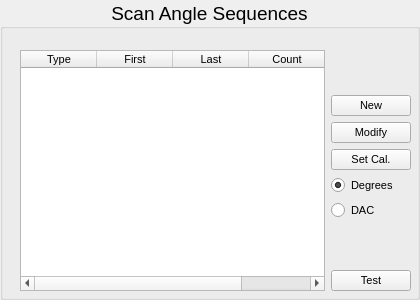
           <widget class="QGroupBox" name="sequenceGroup">
            <property name="font">
             <font>
              <pointsize>14</pointsize>
             </font>
            </property>
            <property name="mouseTracking">
             <bool>true</bool>
            </property>
            <property name="autoFillBackground">
             <bool>true</bool>
            </property>
            <property name="title">
             <string>Scan Angle Sequences</string>
            </property>
            <property name="alignment">
             <set>Qt::AlignCenter</set>
            </property>
            <property name="flat">
             <bool>true</bool>
            </property>
            <widget class="QWidget" name="layoutWidget">
             <property name="geometry">
              <rect>
               <x>20</x>
               <y>50</y>
               <width>391</width>
               <height>241</height>
              </rect>
             </property>
             <layout class="QHBoxLayout" name="horizontalLayout_5">
              <item>
               <widget class="QTableWidget" name="sequenceTable">
                <property name="font">
                 <font>
                  <pointsize>8</pointsize>
                 </font>
                </property>
                <property name="editTriggers">
                 <set>QAbstractItemView::NoEditTriggers</set>
                </property>
                <property name="selectionMode">
                 <enum>QAbstractItemView::SingleSelection</enum>
                </property>
                <property name="selectionBehavior">
                 <enum>QAbstractItemView::SelectRows</enum>
                </property>
                <attribute name="horizontalHeaderDefaultSectionSize">
                 <number>76</number>
                </attribute>
                <column>
                 <property name="text">
                  <string>Type</string>
                 </property>
                </column>
                <column>
                 <property name="text">
                  <string>First</string>
                 </property>
                </column>
                <column>
                 <property name="text">
                  <string>Last</string>
                 </property>
                </column>
                <column>
                 <property name="text">
                  <string>Count</string>
                 </property>
                </column>
               </widget>
              </item>
              <item>
               <layout class="QVBoxLayout" name="verticalLayout_6">
                <item>
                 <spacer name="verticalSpacer_9">
                  <property name="orientation">
                   <enum>Qt::Vertical</enum>
                  </property>
                  <property name="sizeHint" stdset="0">
                   <size>
                    <width>20</width>
                    <height>40</height>
                   </size>
                  </property>
                 </spacer>
                </item>
                <item>
                 <widget class="QPushButton" name="newSequenceButton">
                  <property name="sizePolicy">
                   <sizepolicy hsizetype="Preferred" vsizetype="Preferred">
                    <horstretch>0</horstretch>
                    <verstretch>0</verstretch>
                   </sizepolicy>
                  </property>
                  <property name="font">
                   <font>
                    <pointsize>8</pointsize>
                   </font>
                  </property>
                  <property name="toolTip">
                   <string>Add a new angle sequence</string>
                  </property>
                  <property name="text">
                   <string>New</string>
                  </property>
                 </widget>
                </item>
                <item>
                 <widget class="QPushButton" name="modifySequenceButton">
                  <property name="sizePolicy">
                   <sizepolicy hsizetype="Preferred" vsizetype="Preferred">
                    <horstretch>0</horstretch>
                    <verstretch>0</verstretch>
                   </sizepolicy>
                  </property>
                  <property name="font">
                   <font>
                    <pointsize>8</pointsize>
                   </font>
                  </property>
                  <property name="toolTip">
                   <string>Change the selected sequence type or values</string>
                  </property>
                  <property name="text">
                   <string>Modify</string>
                  </property>
                 </widget>
                </item>
                <item>
                 <widget class="QPushButton" name="setCalibrationButton">
                  <property name="sizePolicy">
                   <sizepolicy hsizetype="Preferred" vsizetype="Preferred">
                    <horstretch>0</horstretch>
                    <verstretch>0</verstretch>
                   </sizepolicy>
                  </property>
                  <property name="font">
                   <font>
                    <pointsize>8</pointsize>
                   </font>
                  </property>
                  <property name="toolTip">
                   <string>Update the degrees per DAC unit conversion factors</string>
                  </property>
                  <property name="text">
                   <string>Set Cal.</string>
                  </property>
                 </widget>
                </item>
                <item>
                 <widget class="QRadioButton" name="degreesButton">
                  <property name="sizePolicy">
                   <sizepolicy hsizetype="Preferred" vsizetype="Preferred">
                    <horstretch>0</horstretch>
                    <verstretch>0</verstretch>
                   </sizepolicy>
                  </property>
                  <property name="font">
                   <font>
                    <pointsize>8</pointsize>
                   </font>
                  </property>
                  <property name="toolTip">
                   <string>Display units</string>
                  </property>
                  <property name="text">
                   <string>Degrees</string>
                  </property>
                  <property name="checked">
                   <bool>true</bool>
                  </property>
                 </widget>
                </item>
                <item>
                 <widget class="QRadioButton" name="dacButton">
                  <property name="sizePolicy">
                   <sizepolicy hsizetype="Preferred" vsizetype="Preferred">
                    <horstretch>0</horstretch>
                    <verstretch>0</verstretch>
                   </sizepolicy>
                  </property>
                  <property name="font">
                   <font>
                    <pointsize>8</pointsize>
                   </font>
                  </property>
                  <property name="toolTip">
                   <string>Display units</string>
                  </property>
                  <property name="text">
                   <string>DAC</string>
                  </property>
                 </widget>
                </item>
                <item>
                 <spacer name="verticalSpacer_7">
                  <property name="font">
                   <font>
                    <pointsize>8</pointsize>
                   </font>
                  </property>
                  <property name="orientation">
                   <enum>Qt::Vertical</enum>
                  </property>
                  <property name="sizeHint" stdset="0">
                   <size>
                    <width>20</width>
                    <height>40</height>
                   </size>
                  </property>
                 </spacer>
                </item>
                <item>
                 <widget class="QPushButton" name="testSequenceButton">
                  <property name="sizePolicy">
                   <sizepolicy hsizetype="Preferred" vsizetype="Preferred">
                    <horstretch>0</horstretch>
                    <verstretch>0</verstretch>
                   </sizepolicy>
                  </property>
                  <property name="font">
                   <font>
                    <pointsize>8</pointsize>
                   </font>
                  </property>
                  <property name="toolTip">
                   <string>Runs the selected sequence with the selected laser profile</string>
                  </property>
                  <property name="text">
                   <string>Test</string>
                  </property>
                  <property name="checkable">
                   <bool>true</bool>
                  </property>
                 </widget>
                </item>
               </layout>
              </item>
             </layout>
            </widget>
           </widget>
